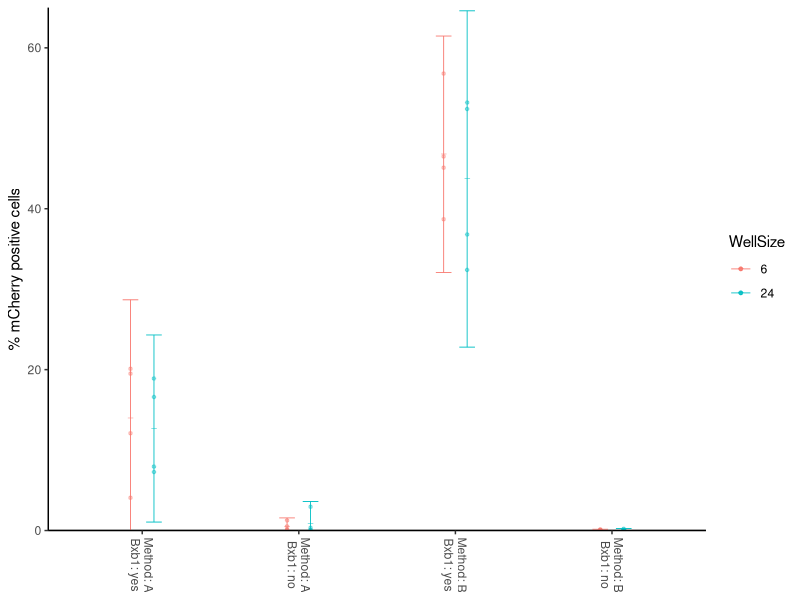

Source code (R):
## ---- chunk 1
rm(list = ls())
library(tidyverse)
## ---- chunk 2
input_data <- read.csv(file = "200615_recombination_method_tests.csv", header = T)
## ---- chunk 3
recomb_efficiency_replicates <- 4
input_data$mean <- rowMeans(input_data[,c("Recombined_Rep1","Recombined_Rep2","Recombined_Rep3","Recombined_Rep4")], na.rm = T)
input_data$sd <- sqrt((input_data$Recombined_Rep1 - input_data$mean)^2 + 
                        (input_data$Recombined_Rep2 - input_data$mean)^2 + 
                        (input_data$Recombined_Rep3 - input_data$mean)^2 +
                        (input_data$Recombined_Rep4 - input_data$mean)^2) 
input_data$se <- input_data$sd / sqrt(recomb_efficiency_replicates - 1)

input_data$upper_conf <- input_data$mean + input_data$se * 1.96
input_data$lower_conf <- input_data$mean - input_data$se * 1.96
## ---- chunk 4
complete_data <- input_data %>% filter(!is.na(Recombined_Rep1) & Method != "none") %>% mutate(concat = paste("Method: ",Method,"\n","Bxb1: ",Bxb1,sep = ""))
complete_data$WellSize <- factor(complete_data$WellSize)
complete_data$concat <- factor(complete_data$concat, levels = complete_data$concat[c(1,3,2,4)])

complete_data[complete_data$lower_conf < 0,"lower_conf"] <- 0

Recombination_method_plot <- ggplot() + 
  theme_classic() + theme(axis.text.x = element_text(angle = -90, vjust = 0.5)) +
  scale_y_continuous(expand = c(0,0), limits = c(0,65)) +
  ylab("% mCherry positive cells") +
  xlab(NULL) +
  geom_hline(yintercept = 0) + 
  geom_errorbar(data = complete_data, aes(x = concat, ymin = lower_conf, ymax = upper_conf, color = WellSize), 
                width = 0.2, position=position_dodge(width=0.3), size = 0.3 ) +
  geom_point(data = complete_data, aes(x= concat, y=mean, color = WellSize), 
             position=position_dodge(width=0.3), shape = 95, size = 2) +
  geom_jitter(data = complete_data, aes(x= concat, y=Recombined_Rep1, color = WellSize), 
             size = 0.9, position=position_dodge(width=0.3), alpha = 0.4) +
  geom_jitter(data = complete_data, aes(x= concat, y=Recombined_Rep2, color = WellSize), 
             size = 0.9, position=position_dodge(width=0.3), alpha = 0.4) +
  geom_jitter(data = complete_data, aes(x= concat, y=Recombined_Rep3, color = WellSize), 
             size = 0.9, position=position_dodge(width=0.3), alpha = 0.4) +
  geom_jitter(data = complete_data, aes(x= concat, y=Recombined_Rep4, color = WellSize), 
             size = 0.9, position=position_dodge(width=0.3), alpha = 0.4)
print(Recombination_method_plot)

ggsave(file = "Recombination_method_plot.png", Recombination_method_plot, width = 6*1.5, height = 4*1.5, unit = "cm")
ggsave(file = "Recombination_method_plot.pdf", Recombination_method_plot, width = 6*1.5, height = 4*1.5, unit = "cm")
